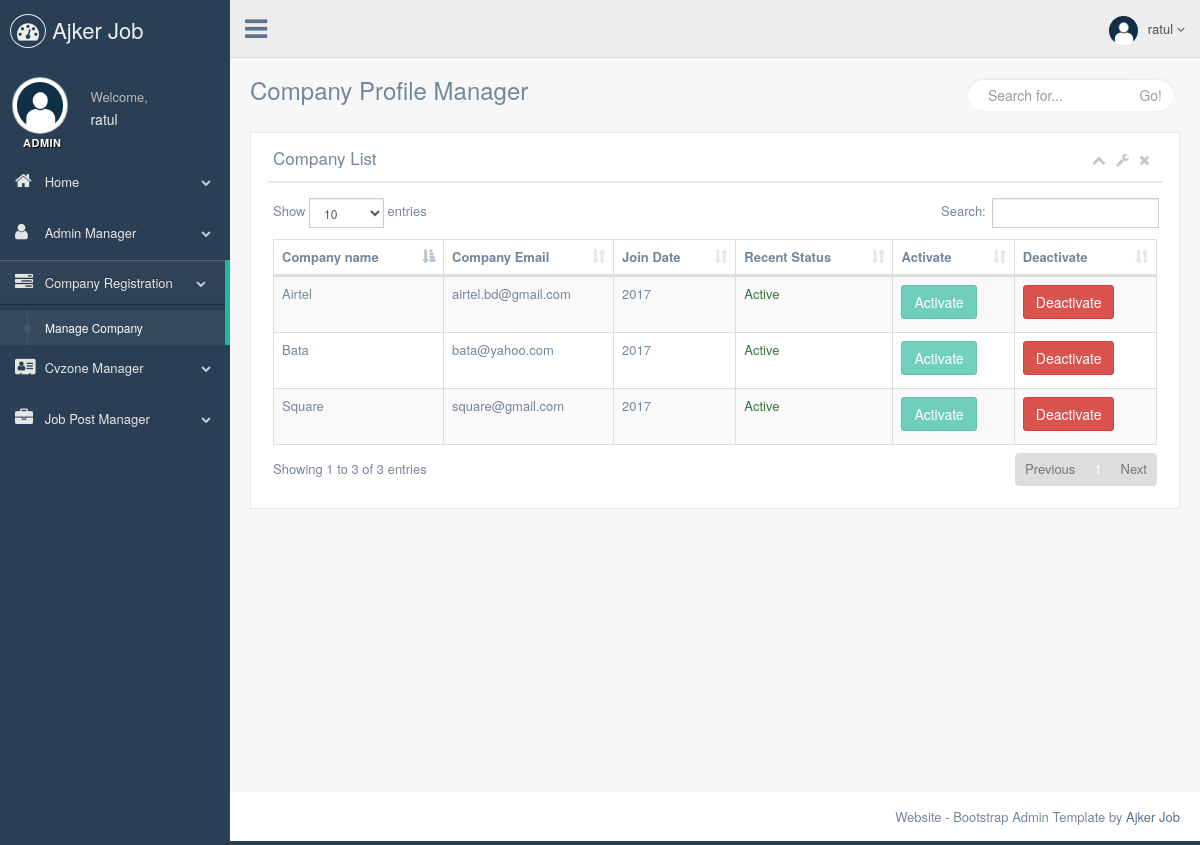
The app's page /admin/views/layout/manage-company.php (signed in) with its own data.
### tables this page shows
CREATE TABLE `employers` (
  `id` int(11) NOT NULL,
  `user_id` text NOT NULL,
  `user_name` text NOT NULL,
  `email` text NOT NULL,
  `user_pass` text NOT NULL,
  `user_hash` text NOT NULL,
  `status` text NOT NULL,
  `token` int(1) NOT NULL,
  `image` text NOT NULL,
  `details` text NOT NULL,
  `created_at` datetime NOT NULL,
  `deleted_at` datetime NOT NULL,
  `updated_at` datetime NOT NULL
);

### admin/views/php/_header.php (called while the page is built)
<?php
$baseUrl = "http://localhost/AjkerJob/";
 ?>

### admin/src/Company/Company.php (called while the page is built, shortened)
<?php
class Company
{
  public function find_company($value='')
  {
    try{
        $pdo = new PDO('mysql:host=localhost;dbname='.db_name,db_username,db_password);
        $query = "SELECT * FROM  employers ";
        $stmt = $pdo->prepare($query);
        $stmt->execute();
        $data = $stmt->fetchAll();
        return $data;
    }catch (PDOException $e){
        echo 'Error: '. $e->getMessage();
    }
  }
}
 ?>

### admin/views/php/_show-company-list.php (the view, shortened to what this page needs)
<?php
include_once ("_header.php");
$b = new Company();
$row = $b->find_company();
foreach ($row as $value) {
?>
<tr>
  <td><?php echo $value['user_name']; ?></td>
  <td><?php echo $value['email']; ?></td>
  <td><?php echo substr($value['created_at'],0,4); ?></td>
    <?php
    if ($value['token']=='0') {
      echo '<td class="text-success">Active</td>';
      echo '<td><a  class="btn btn-success" disabled="disabled">Activate</a></td>';
      echo '<td><a  class="btn btn-danger deactive-employer" data-row="'.$value['user_id'].'">Deactivate</a></td>';
    }else {
      echo '<td class="text-danger">Deactive</td>';
      echo '<td><a  class="btn btn-success active-employer" data-row="'.$value['user_id'].'">Activate</a></td>';
      echo '<td><a  class="btn btn-danger" disabled="disabled">Deactivate</a></td>';
    }
     ?>
</tr>
<?php
}
?>

### admin/views/layout/header.php (shortened to what this page needs)
<!DOCTYPE html>
<html lang="en">
  <head>
    <link href="../../assets/css/bootstrap.min.css" rel="stylesheet">
    <link href="../../assets/css/font-awesome.min.css" rel="stylesheet">
    <link href="../../assets/css/green.css" rel="stylesheet">
    <link href="../../assets/css/bootstrap-progressbar-3.3.4.min.css" rel="stylesheet">
    <?php  if($page_slug == "manage-company" || $page_slug=="manage-user") {?>
      <link href="../../assets/css/dataTables.bootstrap.min.css" rel="stylesheet">
      <link href="../../assets/css/buttons.bootstrap.min.css" rel="stylesheet">
      <link href="../../assets/css/fixedHeader.bootstrap.min.css" rel="stylesheet">
      <link href="../../assets/css/responsive.bootstrap.min.css" rel="stylesheet">
      <link href="../../assets/css/scroller.bootstrap.min.css" rel="stylesheet">
    <?php }?>
    <link href="../../assets/css/custom.min.css" rel="stylesheet">
    <link href="../../assets/css/Adminstyle.css" rel="stylesheet">
    <?php $websiteName = "Ajker Job"; ?>

### admin/views/layout/manage-company.php (shortened to what this page needs)
<?php $page_slug="manage-company";?>
<?php include '../php/_header.php'; ?>
<?php include 'header.php'; ?>
  </head>
  <body class="nav-md">
    <div class="container body">
      <div class="main_container">
        <div class="col-md-3 left_col">
          <div class="left_col scroll-view">
            <div class="navbar nav_title" style="border: 0;">
              <a href="<?php echo $baseUrl.'admin/views/layout/home.php' ?>" class="site_title"><i class="fa fa-tachometer"></i> <span><?php echo $websiteName ?></span></a>
            </div>
            <div class="profile">
              <div class="profile_pic">
                <img src="../../assets/images/img.jpg" alt="..." class="img-circle profile_img">
              </div>
              <div class="profile_info">
                <span>Welcome,</span>
                <h2><?php echo $_SESSION["username"];?></h2>
              </div>
            </div>
            <br />
            <?php include 'sidebar.php'; ?>
          </div>
        </div>
        <?php include 'top-navigation.php'; ?>
        <div class="right_col" role="main">
          <div class="">
            <div class="page-title">
              <div class="title_left">
                <h3>Company Profile Manager</h3>
              </div>
              <div class="title_right">
                <div class="col-md-5 col-sm-5 col-xs-12 form-group pull-right top_search">
                  <div class="input-group">
                    <input type="text" class="form-control" placeholder="Search for...">
                    <span class="input-group-btn">
                      <button class="btn btn-default" type="button">Go!</button>
                    </span>
                  </div>
                </div>
              </div>
            </div>
            <div class="clearfix"></div>
            <div class="row">
              <div class="col-md-12 col-sm-12 col-xs-12">
                <div class="x_panel">
                  <div class="x_title">
                    <h2>Company List</h2>
                    <ul class="nav navbar-right panel_toolbox">
                      <li><a class="collapse-link"><i class="fa fa-chevron-up"></i></a>
                      </li>
                      <li class="dropdown">
                        <a href="#" class="dropdown-toggle" data-toggle="dropdown" role="button" aria-expanded="false"><i class="fa fa-wrench"></i></a>
                      </li>
                      <li><a class="close-link"><i class="fa fa-close"></i></a>
                      </li>
                    </ul>
                    <div class="clearfix"></div>
                  </div>
                  <div class="x_content">
                    <table id="datatable-responsive" class="table table-striped table-bordered dt-responsive nowrap" cellspacing="0" width="100%">
                      <thead>
                        <tr>
                          <th>Company name</th>
                          <th>Company Email</th>
                          <th>Join Date</th>
                          <th>Recent Status</th>
                          <th>Activate</th>
                          <th>Deactivate</th>
                        </tr>
                      </thead>
                      <tbody>
                        <?php include '../php/_show-company-list.php'; ?>
                      </tbody>
                    </table>
                  </div>
                </div>
              </div>
            </div>
          </div>
        </div>
      </div>
    </div>
    <?php include 'footer.php'; ?>

### admin/views/layout/sidebar.php (shortened to what this page needs)
<div id="sidebar-menu" class="main_menu_side hidden-print main_menu">
  <div class="menu_section">
    <h3>Admin</h3>
    <ul class="nav side-menu">
      <li><a><i class="fa fa-home"></i> Home <span class="fa fa-chevron-down"></span></a>
      </li>
      <li><a><i class="fa fa-user"></i> Admin Manager <span class="fa fa-chevron-down"></span></a>
      </li>
      <li><a><i class="fa fa-tasks"></i> Company Registration <span class="fa fa-chevron-down"></span></a>
        <ul class="nav child_menu">
          <li><a href="manage-company.php">Manage Company</a></li>
        </ul>
      </li>
      <li><a><i class="fa fa-address-card"></i> Cvzone Manager<span class="fa fa-chevron-down"></span></a>
      </li>
      <li><a><i class="fa fa-briefcase"></i> Job Post Manager<span class="fa fa-chevron-down"></span></a>
      </li>
    </ul>
  </div>
</div>

### admin/views/layout/top-navigation.php (shortened to what this page needs)
<div class="top_nav">
  <div class="nav_menu">
    <nav class="" role="navigation">
      <div class="nav toggle">
        <a id="menu_toggle"><i class="fa fa-bars"></i></a>
      </div>
      <ul class="nav navbar-nav navbar-right">
        <li class="">
          <a href="javascript:;" class="user-profile dropdown-toggle" data-toggle="dropdown" aria-expanded="false">
            <img src="../../assets/images/img.jpg" alt=""><?php echo $_SESSION['username']; ?>
            <span class=" fa fa-angle-down"></span>
          </a>
        </li>
      </ul>
    </nav>
  </div>
</div>

### admin/views/layout/footer.php (shortened to what this page needs)
<footer>
  <div class="pull-right">
    Website - Bootstrap Admin Template by <a href=""><?php echo $websiteName ?></a>
  </div>
  <div class="clearfix"></div>
</footer>
  </body>
</html>

### records on screen
employers: user_name "Bata", email "bata@yahoo.com", created_at "2017"
employers: user_name "Square", email "square@gmail.com", created_at "2017"
employers: user_name "Airtel", email "airtel.bd@gmail.com", created_at "2017"

### other values on screen
$websiteName "Ajker Job"
$_SESSION["username"] "ratul"
$_SESSION['username'] "ratul"
